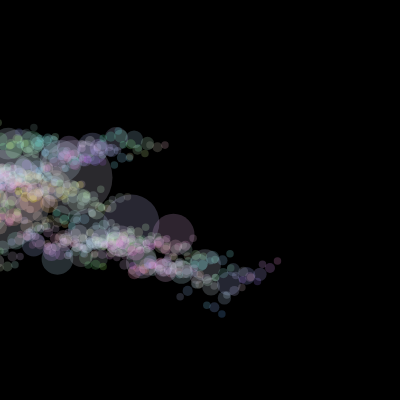
Frame 1 (no input)
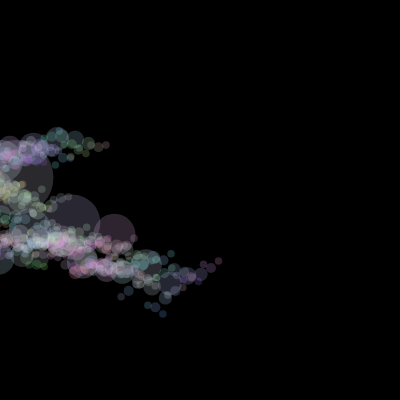
Frame 60 (no input)
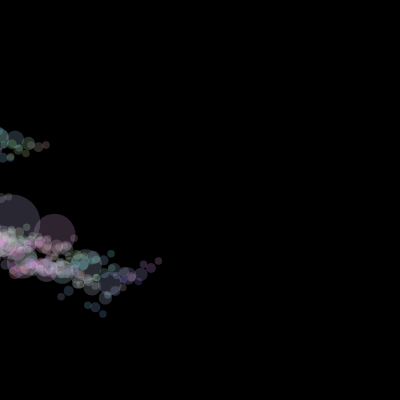
Frame 120 (the mouse pressed at the canvas centre since frame 60)

The p5.js sketch that drew these frames (run headless with seeded random() and noise() and a simulated clock; from frame 60 on, the mouse is pressed at the canvas centre):

// p5.js sketch
// ── sketch.js
var r_scale = 0.75;
var cloud_x = 0;
var seed = 0;
var col = [255,255,255];

function setup() {
  createCanvas(400, 400);


}

function draw()
{
  background(0);
  noStroke();
  randomSeed(seed);
  recursiveCloud(cloud_x, 200, 100, col);

  cloud_x -= 1;

  if(cloud_x < -400)
  {
    cloud_x = width + 400;
    seed = millis();
    //r_scale = random(0.4,0.6);

      for(let i = 0; i < 3; i++)
      {
       col[i] = random(0,255);
      }

  }
}



function recursiveCloud(x, y, radius, c)
{

  let nc = [c[0], c[1], c[2]];
  for(let i = 0; i < 3; i++)
  {
   nc[i] += random(-40,40);
   nc[i] = constrain(nc[i], 0,255);
  }

  fill(nc[0],nc[1],nc[2],50);
  ellipse(x, y, radius);


  if (radius > 10)
  {

    let r = radius * r_scale;

    recursiveCloud(x - r, y + random(-r,r), r,nc);
    recursiveCloud(x + r, y + random(-r,r), r,nc);

  }

}
